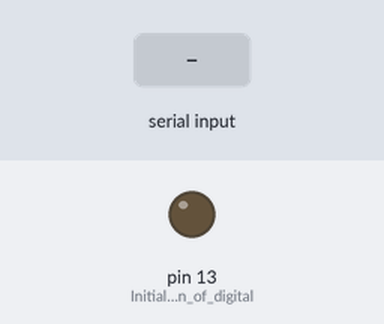
Simulated run of this sketch. Board: Arduino Uno, built with avr-gcc and run on an emulated ATmega328P. Parts: output pins drawn as LEDs (lit = HIGH). The inputs (shaded band) are chosen by the test bench.

Above: at 1.2 s.
1.3 s: "D" received over Serial
At 2.5 s:
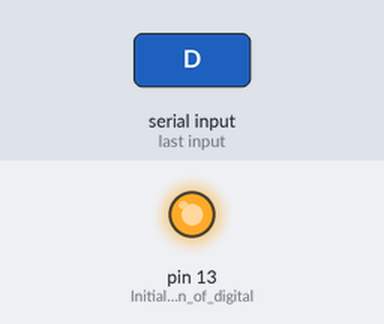
2.8 s: "J" received over Serial
At 3.7 s:
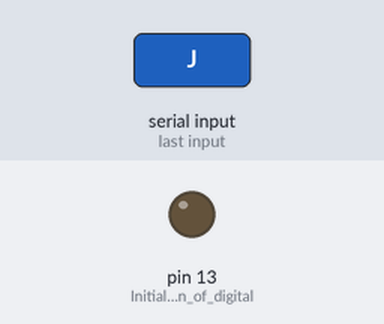
Timing chart, 0 to 5.8 s (numbered marks = the images above; inputs shaded):
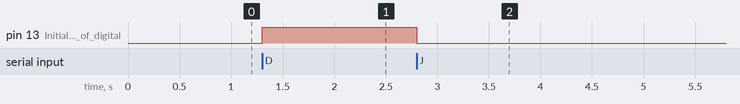

Measured:
- after the input at 1.3 s, pin 13 (Initialization_of_digital): LOW → HIGH at once
- after the input at 2.8 s, pin 13 (Initialization_of_digital): HIGH → LOW at once

The sketch:

IR4_Assignment_2_Jawad.ino
```cpp
//This is a program to turn on and off the builtin LED Light by pressing
//the first and last name of the student. In this case, the name of the
//student is Jawad. So the the Led will be turned on if "J" is pressed and
//turned off if "D" is pressed.


byte rb=0;       //Delaration of the variable "rb"
void setup() {   //Setup function.

pinMode(LED_BUILTIN, OUTPUT);    //Initialization of digital pin "LED_BUILTIN" as an output.
Serial.begin(230400);
}

void loop() {                   // Loop fuction.
  if(Serial.available()>0){     // Checking of any value coming through the serial port
    rb=Serial.read();           // Assigning the found value to the variable "rb".
    if(rb=='D'){                // Checking if the value is J

      digitalWrite(LED_BUILTIN, HIGH); //Instruction to output voltage to high
    }    else if(rb=='J'){             // Checking agian if the value is D
      digitalWrite(LED_BUILTIN, LOW);  //Instruction to output voltage to low

    }
  }

}
```
